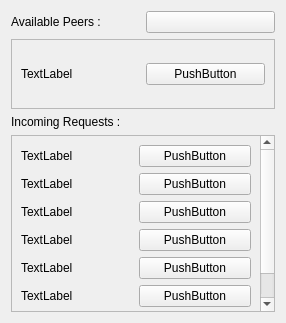
<?xml version="1.0" encoding="UTF-8"?>
<ui version="4.0">
 <class>Connections</class>
 <widget class="QWidget" name="Connections">
  <property name="geometry">
   <rect>
    <x>0</x>
    <y>0</y>
    <width>286</width>
    <height>323</height>
   </rect>
  </property>
  <property name="windowTitle">
   <string>Form</string>
  </property>
  <layout class="QVBoxLayout" name="verticalLayout">
   <item>
    <layout class="QHBoxLayout" name="horizontalLayout">
     <item>
      <widget class="QLabel" name="avail_label">
       <property name="text">
        <string>Available Peers :</string>
       </property>
      </widget>
     </item>
     <item>
      <widget class="QPushButton" name="refresh_btn">
       <property name="text">
        <string/>
       </property>
       <property name="icon">
        <iconset>
         <normaloff>icons/reload.png</normaloff>icons/reload.png</iconset>
       </property>
       <property name="flat">
        <bool>false</bool>
       </property>
      </widget>
     </item>
    </layout>
   </item>
   <item>
    <widget class="QScrollArea" name="avail_peer">
     <property name="widgetResizable">
      <bool>true</bool>
     </property>
     <widget class="QWidget" name="avail_peer_content">
      <property name="geometry">
       <rect>
        <x>0</x>
        <y>0</y>
        <width>266</width>
        <height>122</height>
       </rect>
      </property>
      <layout class="QGridLayout" name="gridLayout">
       <item row="0" column="0">
        <widget class="QLabel" name="label">
         <property name="text">
          <string>TextLabel</string>
         </property>
        </widget>
       </item>
       <item row="0" column="1">
        <widget class="QPushButton" name="pushButton">
         <property name="text">
          <string>PushButton</string>
         </property>
        </widget>
       </item>
      </layout>
     </widget>
    </widget>
   </item>
   <item>
    <widget class="QLabel" name="req_label">
     <property name="text">
      <string>Incoming Requests :</string>
     </property>
    </widget>
   </item>
   <item>
    <widget class="QScrollArea" name="incoming_req">
     <property name="widgetResizable">
      <bool>true</bool>
     </property>
     <widget class="QWidget" name="incoming_req_content">
      <property name="geometry">
       <rect>
        <x>0</x>
        <y>0</y>
        <width>249</width>
        <height>215</height>
       </rect>
      </property>
      <layout class="QGridLayout" name="gridLayout_2">
       <item row="2" column="0">
        <widget class="QLabel" name="label_9">
         <property name="text">
          <string>TextLabel</string>
         </property>
        </widget>
       </item>
       <item row="1" column="0">
        <widget class="QLabel" name="label_10">
         <property name="text">
          <string>TextLabel</string>
         </property>
        </widget>
       </item>
       <item row="5" column="0">
        <widget class="QLabel" name="label_11">
         <property name="text">
          <string>TextLabel</string>
         </property>
        </widget>
       </item>
       <item row="3" column="0">
        <widget class="QLabel" name="label_12">
         <property name="text">
          <string>TextLabel</string>
         </property>
        </widget>
       </item>
       <item row="1" column="2">
        <widget class="QPushButton" name="pushButton_9">
         <property name="text">
          <string>PushButton</string>
         </property>
        </widget>
       </item>
       <item row="0" column="2">
        <widget class="QPushButton" name="pushButton_10">
         <property name="text">
          <string>PushButton</string>
         </property>
        </widget>
       </item>
       <item row="0" column="0">
        <widget class="QLabel" name="label_13">
         <property name="text">
          <string>TextLabel</string>
         </property>
        </widget>
       </item>
       <item row="4" column="0">
        <widget class="QLabel" name="label_14">
         <property name="text">
          <string>TextLabel</string>
         </property>
        </widget>
       </item>
       <item row="2" column="2">
        <widget class="QPushButton" name="pushButton_11">
         <property name="text">
          <string>PushButton</string>
         </property>
        </widget>
       </item>
       <item row="3" column="2">
        <widget class="QPushButton" name="pushButton_12">
         <property name="text">
          <string>PushButton</string>
         </property>
        </widget>
       </item>
       <item row="4" column="2">
        <widget class="QPushButton" name="pushButton_13">
         <property name="text">
          <string>PushButton</string>
         </property>
        </widget>
       </item>
       <item row="5" column="2">
        <widget class="QPushButton" name="pushButton_14">
         <property name="text">
          <string>PushButton</string>
         </property>
        </widget>
       </item>
       <item row="6" column="2">
        <widget class="QPushButton" name="pushButton_15">
         <property name="text">
          <string>PushButton</string>
         </property>
        </widget>
       </item>
       <item row="6" column="0">
        <widget class="QLabel" name="label_15">
         <property name="text">
          <string>TextLabel</string>
         </property>
        </widget>
       </item>
      </layout>
     </widget>
    </widget>
   </item>
  </layout>
 </widget>
 <resources/>
 <connections/>
</ui>
